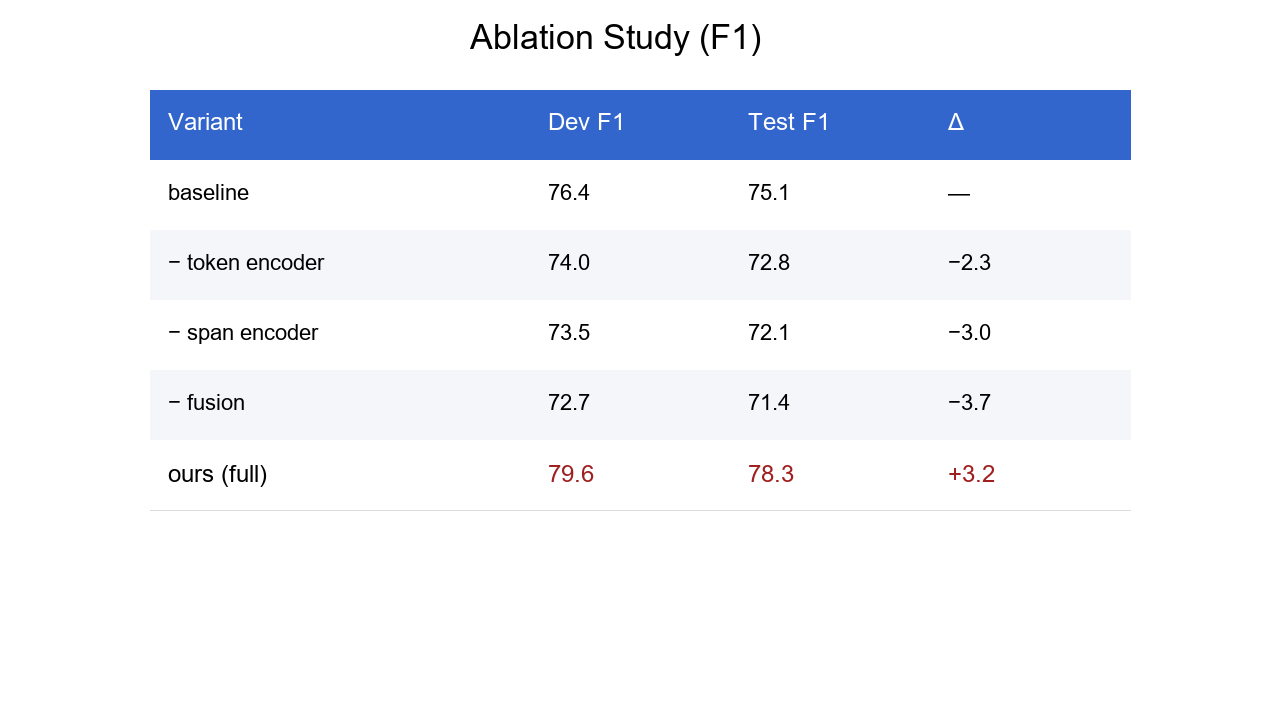
#> input picture examples/images/ablation.png, 1280 x 720 px
$ python -i image_utils.py   (imports and definitions only)
#> lines starting #> are read from the running program, lines starting #| are printed output that depends on the picture
#> further down, picture is the input picture: PIL image 1280x720 RGB; mean R, G, B 236.6, 240.5, 248.6
"""Image helpers: resolve InputBundle image refs to file paths, resize, fallback."""
from __future__ import annotations

import base64
import os
import tempfile
from pathlib import Path

from PIL import Image, ImageDraw, ImageFont

from schemas.input import ImageAsset


# [15 lines that did not run here, left out]


def make_placeholder_image(
    out_path: str | Path,
    text: str = "image",
    size: tuple[int, int] = (1280, 720),
) -> str:
    """Create a simple gray placeholder image with `text` centered."""
    img = Image.new("RGB", size, (235, 238, 244))
    draw = ImageDraw.Draw(img)
    try:
        font = ImageFont.truetype("arial.ttf", 48)
    except Exception:
        font = ImageFont.load_default()
    bbox = draw.textbbox((0, 0), text, font=font)
    tw, th = bbox[2] - bbox[0], bbox[3] - bbox[1]
    draw.rectangle(
        [(40, 40), (size[0] - 40, size[1] - 40)],
        outline=(180, 188, 200),
        width=4,
    )
    draw.text(
        ((size[0] - tw) / 2, (size[1] - th) / 2),
        text,
        fill=(80, 90, 110),
        font=font,
    )
    out = Path(out_path)
    out.parent.mkdir(parents=True, exist_ok=True)
    img.save(out)
    return str(out)


def _trim_white_borders(img: Image.Image, threshold: int = 235) -> Image.Image:
    """Crop near-white margins; threshold is the per-channel min that's still 'white'."""
#> called with threshold = 235
    if img.mode not in ("RGB", "RGBA", "L"):
        img = img.convert("RGB")
    gray = img.convert("L")
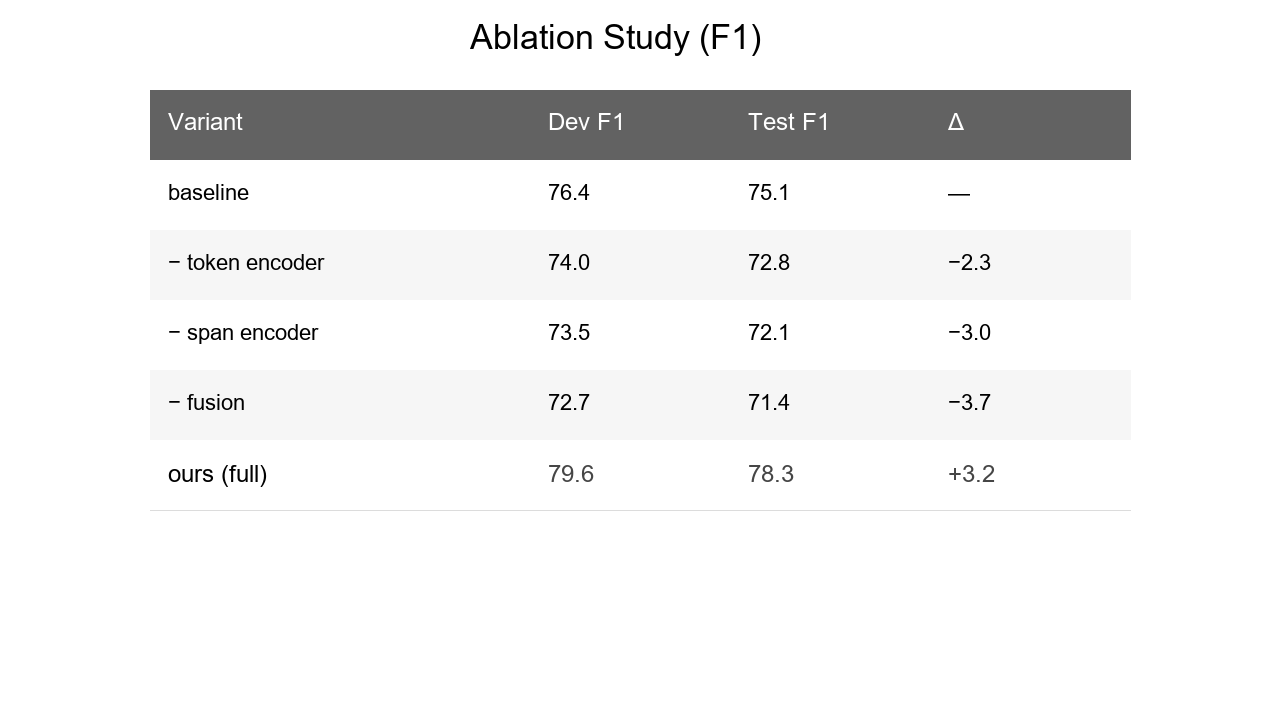
#> gray: PIL image 1280x720 L; min 0, max 255, mean 240.2
    bbox = gray.point(lambda p: 0 if p >= threshold else 255).getbbox()
#> bbox = (150, 24, 1131, 511)
    if bbox is None:
        return img
    return img.crop(bbox)
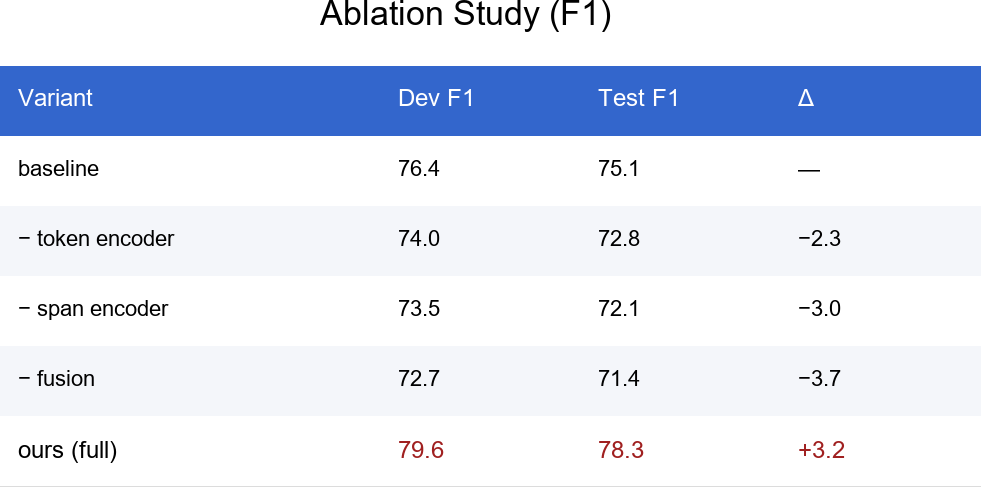
#> returned value: PIL image 981x487 RGB; mean R, G, B 219.4, 227, 242.6


# [72 lines left out: functions fit_image_for_box, ensure_sample_images, not called in this run]

>>> from PIL import Image
>>> picture = Image.open('../examples/images/ablation.png')
>>> result = _trim_white_borders(picture)

$ run again, on examples/images/arch.fit.png
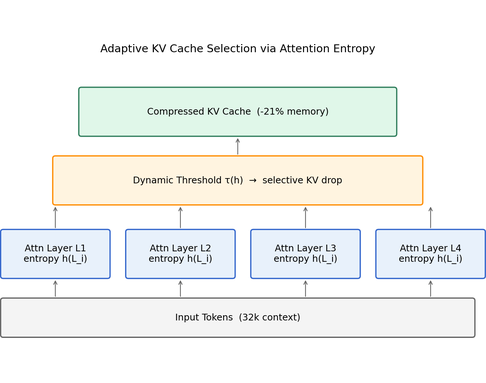
#> input picture examples/images/arch.fit.png, 486 x 383 px
#> picture is the input picture: PIL image 486x383 RGBA; mean R, G, B, A 241.6, 243.5, 241.5, 255
#> in _trim_white_borders, `gray = img.convert("L")`:
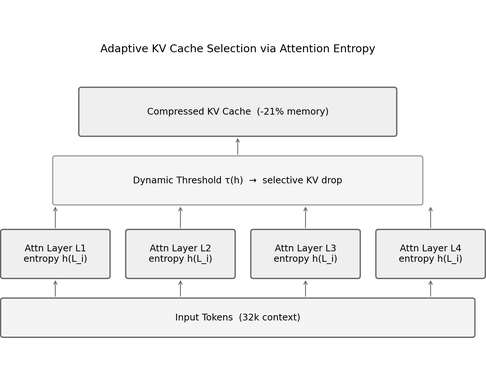
#> gray: PIL image 486x383 L; min 0, max 255, mean 242.7
#> bbox = (0, 44, 486, 338)
#> in _trim_white_borders, `return img.crop(bbox)`:
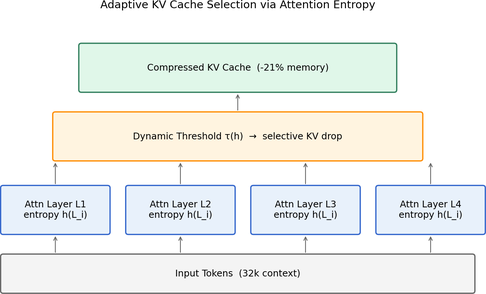
#> returned value: PIL image 486x294 RGBA; mean R, G, B, A 237.6, 240.1, 237.4, 255

$ run again, on examples/images/curve.fit.png
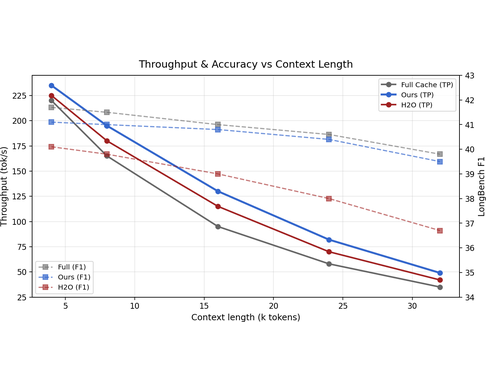
#> input picture examples/images/curve.fit.png, 486 x 383 px
#> picture is the input picture: PIL image 486x383 RGBA; mean R, G, B, A 247.6, 247.2, 248, 255
#> bbox = (0, 60, 486, 322)
#> in _trim_white_borders, `return img.crop(bbox)`:
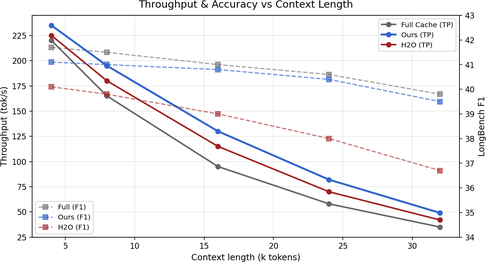
#> returned value: PIL image 486x262 RGBA; mean R, G, B, A 244.2, 243.6, 244.7, 255
